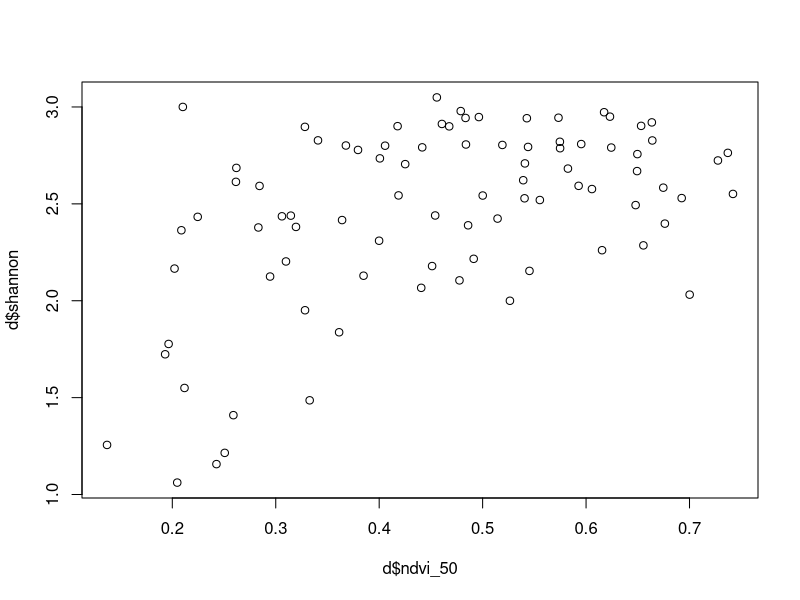

The R source for this figure:
setwd("C:/Users/alex/Desktop/thesis/data")

# trying with shannon instead
d = read.csv("diversity_green.csv")
plot(d$ndvi_50, d$shannon)
